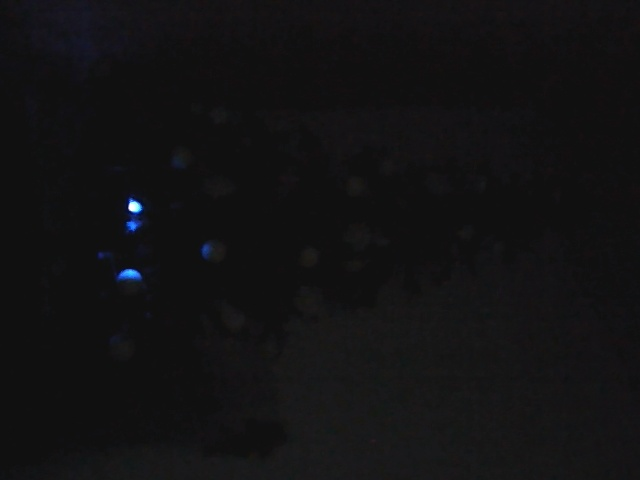
#> input picture old_method/photos/10.jpg, 640 x 480 px; its folder holds only this picture in this run
$ python processandsave.py
#> lines starting #> are read from the running program, lines starting #| are printed output that depends on the picture; after the words box and inside, x2 and y2 are one past the last pixel; in counts of white or black regions, pixels touching at a corner belong together
import cv2
import numpy as np
import os
import re

def detect_brightest_spot(image_path):
    # Read the image
    img = cv2.imread(image_path)
    if img is None:
        raise ValueError("Image not found or unable to read")

    # Convert the image to grayscale
    gray = cv2.cvtColor(img, cv2.COLOR_BGR2GRAY)

    brightness = 255

    while brightness > 0:
        # Threshold the grayscale image to create a binary mask of bright areas
        _, mask = cv2.threshold(gray, brightness, 255, cv2.THRESH_BINARY)

        # Find contours in the mask
        contours, _ = cv2.findContours(mask, cv2.RETR_EXTERNAL, cv2.CHAIN_APPROX_SIMPLE)

        if contours:
            # Find the largest bright spot
            largest_contour = max(contours, key=cv2.contourArea)

            # Get the center of the contour (brightest spot position)
            M = cv2.moments(largest_contour)
            if M['m00'] != 0:
                cx = int(M['m10'] / M['m00'])
                cy = int(M['m01'] / M['m00'])
                return (cx, cy)  # Return the position of the brightest spot

        brightness -= 1

    return None

def generate_led_map(led_positions, img_shape):
    # Create a blank white image with the same size as the input image
    led_map = np.ones((img_shape[0], img_shape[1], 3), dtype=np.uint8) * 255  # White background

    # Draw the positions of the LEDs (mark with small red circles and index numbers)
    for idx, (cx, cy) in enumerate(led_positions, start=1):
        cv2.circle(led_map, (cx, cy), 5, (0, 0, 255), -1)  # Red circle for each LED
        cv2.putText(led_map, str(idx), (cx + 10, cy), cv2.FONT_HERSHEY_SIMPLEX, 0.5, (0, 0, 0), 1)  # Black index number

    return led_map

def save_position_data(led_positions, output_file):
    with open(output_file, 'w') as file:
        for idx, (cx, cy) in enumerate(led_positions, start=1):
            file.write(f"({idx},{cx},{cy})")

def sort_numerical_filenames(file_list):
    # Use regex to extract numeric parts from filenames for sorting
    return sorted(file_list, key=lambda x: int(re.search(r'\d+', x).group()) if re.search(r'\d+', x) else float('inf'))

def process_images_in_folder(folder_path):
#> called with folder_path = 'photos'
    all_led_positions = []

    # Create an output directory for marked images
    output_folder = os.path.join(folder_path, "marked_images")
    if not os.path.exists(output_folder):
        os.makedirs(output_folder)  # Ensure the folder is created

    # List all files in the folder and sort them numerically
    file_list = [f for f in os.listdir(folder_path) if f.lower().endswith(('.png', '.jpg', '.jpeg'))]
    sorted_files = sort_numerical_filenames(file_list)

    # Process each file in numerical order
    for idx, filename in enumerate(sorted_files, start=1):
        image_path = os.path.join(folder_path, filename)
        img = cv2.imread(image_path)
#> img is the input picture: shape (480, 640, 3); mean B, G, R 19.4, 18.3, 18.6
        led_position = detect_brightest_spot(image_path)
#> the loop in detect_brightest_spot, `while brightness > 0:` made 3 passes
#> (cx, cy) on pass 3: (130, 206)
#> largest_contour on pass 2: [[131, 206]]
#> pass 2, in detect_brightest_spot, `_, mask = cv2.threshold(gray, brightness, 255, cv2.THRESH_BINARY)`:
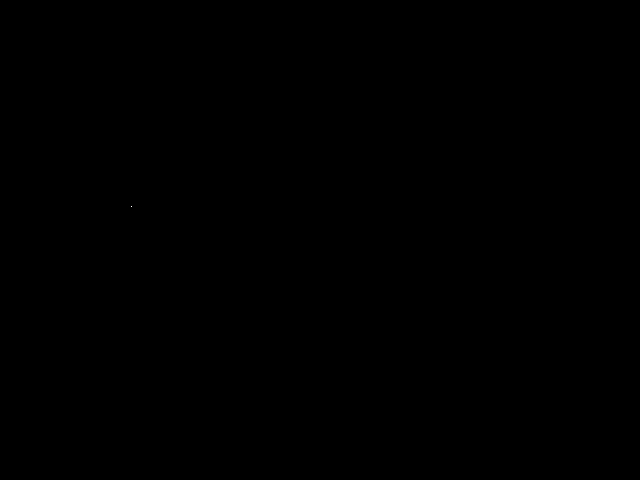
#> mask: shape (480, 640); 0% white in thin lines or dots, all inside (x1, y1, x2, y2) = (131, 206, 132, 207)
#> after the loop in detect_brightest_spot, `while brightness > 0:`: brightness = 253
#> led_position = (130, 206)

        if led_position:
            cx, cy = led_position
#> cx = 130; cy = 206
            print(f"Found brightest spot in {filename} at position: {led_position}")
#| Found brightest spot in 10.jpg at position: (130, 206)
            all_led_positions.append(led_position)

            # Draw a red dot on the original image
            marked_image = img.copy()
            cv2.circle(marked_image, (cx, cy), 5, (0, 0, 255), -1)  # Red circle for the LED
#> marked_image: shape (480, 640, 3); 0.03% of pixels changed, all inside (x1, y1, x2, y2) = (125, 201, 136, 212)

            # Save the marked image
            output_path = os.path.join(output_folder, f"marked_{filename}")
            cv2.imwrite(output_path, marked_image)
            print(f"Marked image saved at: {output_path}")
        else:
            print(f"No bright spot found in {filename}")

    return all_led_positions

# Example usage
folder_path = "photos"  # Change this to the folder containing your images
process_images_in_folder(folder_path)
